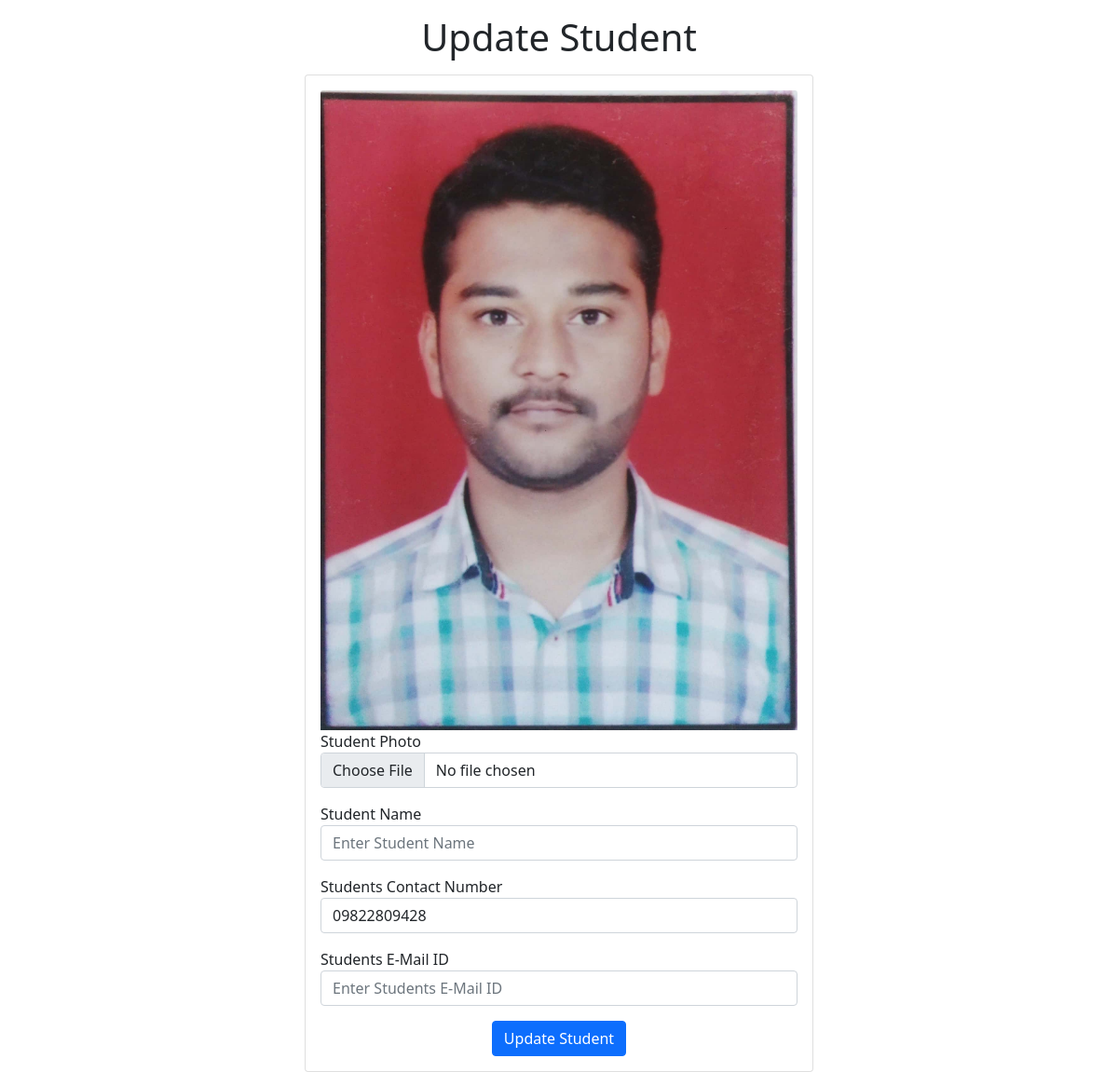
The app's page /abc/update-student/5 (signed in) with its own data.
### login/models.py (models this page shows, shortened)
class Student(models.Model):
    student_user = models.OneToOneField(User, related_name='student_user', on_delete=models.CASCADE)
    phone_number = models.CharField(max_length=10 , null=True)
    display_picture = models.ImageField(upload_to='displaypictures', null=True, default='default_profile_pic.png')
    is_approved = models.BooleanField(default=False)
    is_requested = models.BooleanField(default=True)

### login/views.py (the view)
# urls.py: path('update-student/<int:id>' , update_student , name = 'update-student'),
@login_required(login_url="/login/")
def update_student(request,id):
    s = Student.objects.get(pk = id)
    return render (request, "update-student.html" ,{
        "s" : s
    })

### templates/update-student.html (shortened to what this page needs)
{% load static %}
<!doctype html>
<html lang="en">
  <head>
    <link href="{% static 'css/bootstrap.min.css' %}" rel="stylesheet">
  </head>
  <body>
    <h1 class= 'text-center my-3'>Update Student</h1>
    <div class="container">
        <div class="row">
            <div class="col-md-6 offset-md-3">
                <div class="card style='width: 18rem'">
                    <div class="card-body">
                        <img class="card-img-top" src="{{s.display_picture.url}}" alt="Card image cap">
                        <form action="/do-update/{{s.id}}" method="POST" enctype="multipart/form-data">
                            <div class="mb-3">
                                <label for="profile_pic">Student Photo</label>
                                <input type="file" id='profile_pic' class='form-control my_file' name="img" name='profile_pic'>
                            </div>
                            <div class="mb-3">
                                <label for="name">Student Name</label>
                                <input type="text" id='name' class='form-control' placeholder='Enter Student Name' name='student-name' value="{{s.name}}">
                            </div>
                            <div class="mb-3">
                                <label for="number">Students Contact Number</label>
                                <input type="text" id='number' class='form-control' placeholder='Enter Students Contact Number' name='student-number' value="{{s.phone_number}}">
                            </div>
                            <div class="mb-3">
                                <label for="mail">Students E-Mail ID</label>
                                <input type="text" id='mail' class='form-control' placeholder='Enter Students E-Mail ID' name='student-email' value = "{{s.email}}">
                            </div>
                            <div class="container text-center">
                            <button class="btn btn-primary">
                            Update Student
                            </button>
                            </div>
                        </form>
                    </div>
                </div>
            </div>
        </div>
    </div>
  </body>
</html>

### records on screen
Student: display_picture (picture), student-number "09822809428"
